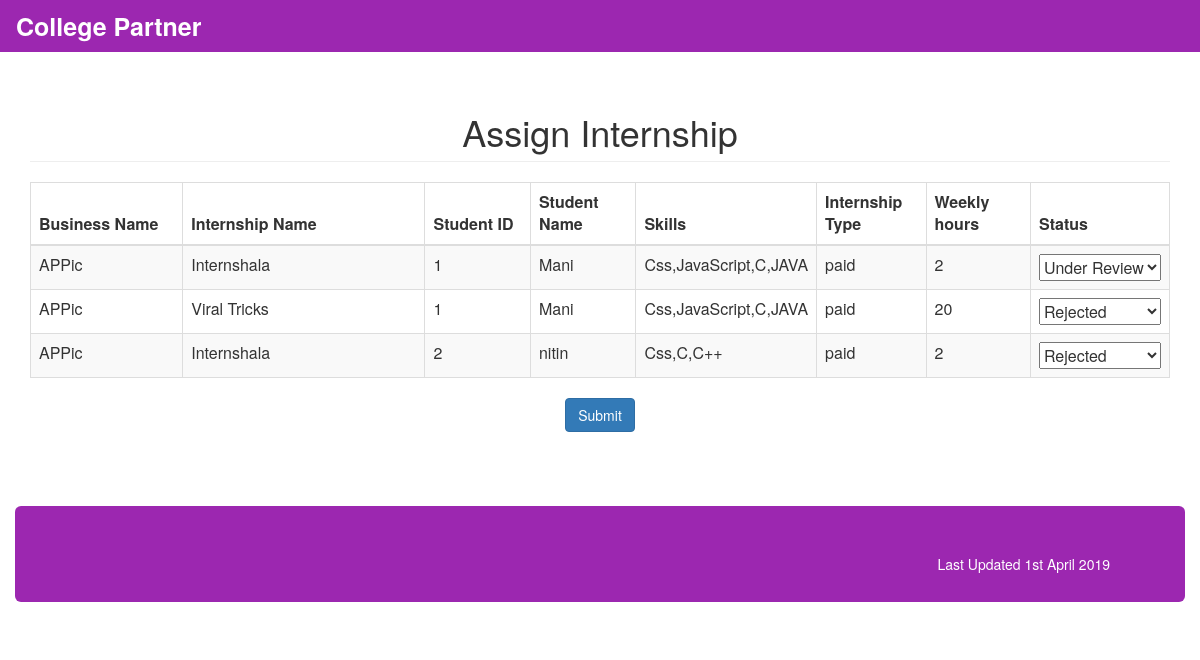
Page /admin/internship/assign_internship.php on the committed database.
### tables this page shows
CREATE TABLE IF NOT EXISTS `internship_oppurtunities` (
  `internship_id` int(11) NOT NULL,
  `business_id` int(11) NOT NULL,
  `supervisor_fname` varchar(255) NOT NULL,
  `supervisor_mname` varchar(255) DEFAULT NULL,
  `supervisor_lname` varchar(255) NOT NULL,
  `supervisor_contact` varchar(255) NOT NULL,
  `pay` double NOT NULL,
  `start_date` varchar(255) NOT NULL,
  `end_date` varchar(255) NOT NULL,
  `weekly_hours` int(11) NOT NULL,
  `job_description` varchar(255) NOT NULL,
  `internship_type` varchar(255) NOT NULL,
  `status` varchar(255) NOT NULL,
  `no_of_positions` int(11) NOT NULL,
  `internship_name` varchar(255) NOT NULL
);

CREATE TABLE IF NOT EXISTS `business` (
  `business_id` int(11) NOT NULL,
  `person_id` int(11) NOT NULL,
  `approved` varchar(255) NOT NULL,
  `business_name` varchar(255) NOT NULL
);

CREATE TABLE IF NOT EXISTS `student` (
  `person_id` int(11) NOT NULL,
  `student_id` int(11) NOT NULL,
  `student_level` varchar(255) DEFAULT NULL,
  `major` varchar(255) DEFAULT NULL
);

CREATE TABLE IF NOT EXISTS `person` (
  `person_id` int(11) NOT NULL,
  `address_id` int(11) NOT NULL,
  `first_name` varchar(255) NOT NULL,
  `middle_name` varchar(255) DEFAULT NULL,
  `last_name` varchar(255) NOT NULL,
  `email` varchar(255) NOT NULL,
  `phone` varchar(255) NOT NULL,
  `type` char(1) NOT NULL
);

CREATE TABLE IF NOT EXISTS `skill` (
  `skill_id` int(11) NOT NULL,
  `skill_name` varchar(255) NOT NULL
);

### admin/internship/assign_internship.php (the view, shortened to what this page needs)
<?php
$path = $_SERVER['DOCUMENT_ROOT'];
	require_once($path ."/common/db.php");
$sql = "
		SELECT
intern.internship_id,
intern.internship_name,
intern.internship_type,
intern.supervisor_contact,
intern.weekly_hours,
per.first_name,
stu.student_id,
b.business_name,
app.app_status
FROM internship_oppurtunities intern,application app,
student stu,person per,business b
where intern.internship_id = app.internship_id
and app.student_id = stu.student_id
and per.person_id = stu.person_id
and b.business_id=intern.business_id
";
$res1=array();
$intern_app_res= $conn->query($sql) or die(mysql_error());
while($res2 = $intern_app_res->fetch_assoc())
	$res1[] = $res2;
?>
<html>
<head>
<link rel="stylesheet" type="text/css" href="http://ajax.aspnetcdn.com/ajax/jquery.dataTables/1.9.4/css/jquery.dataTables.css">
</head>
<body>
<?php
require  $path ."/common/header3.php"; ?>
<div class="container">
<div class="row">
			<div class="col-md-12">
				<h1 class="page-header text-center">
					Assign Internship
				</h1>
			</div>
		</div>
<?php if(count($res1)!=0){ ?>
<form name="apply" id="apply" method="post" action="">
<table  id="assign" class="table table-striped table-bordered">
<thead>
<tr>
<th width="15%">Business Name</th>
<th width="25%">Internship Name</th>
<th width="10%">Student ID</th>
<th width="10%">Student Name</th>
<th width="10%">Skills</th>
<th width="10%">Internship Type</th>
<th width="10%">Weekly hours</th>
<th width="10%">Status</th>
</tr>
</thead>
 <tbody>
<?php
foreach($res1 as $data)
{
?>
<tr>
<td><?php echo $data['business_name'] ?></td>
<td><?php echo $data['internship_name'] ?></td>
<td><?php echo $data['student_id'] ?></td>
<td><?php echo $data['first_name'] ?></td>
<td><?php require_once($path ."/common/db.php");
$query_selected="select sk.skill_name from skill sk,student_skill_mapping skm where sk.skill_id=skm.skill_id and skm.student_id=".$data['student_id'];
	$result_skill=$conn->query($query_selected);
	if ($result_skill->num_rows > 0) {
		$before='';
	while ($skill_row=$result_skill->fetch_assoc()) {
		echo $before.$skill_row['skill_name'];
		$before=',';
}
}?></td>
<td><?php echo $data['internship_type'] ?></td>
<td><?php echo $data['weekly_hours'] ?></td>
<td>
<select name="status[]" >
<option value="" <?php  if($data['app_status']==null)
{
	?>selected<?php
}
	?>>Under Review</option>
<option value="N"  <?php  if($data['app_status']=='N'|| $data['app_status']=='n')
{
	?>selected<?php
}
	?>>Rejected</option>
</select>
</tr>
<?php
}
?>
  </tbody>
</table>
<div class="row">
<div class="col-md-12 text-center">
<input type="submit" name="submit" value="Submit" class="btn btn-primary">
</div>
</div>
</form>
<?php } else echo "No open Internships available."; ?>
</div>
<br><br>
<footer>
<?php require  $path . "/common/footer.php";?>
</footer>
</body>
</html>

### common/header3.php (shortened to what this page needs)
<!DOCTYPE html PUBLIC "-//W3C//DTD HTML 4.01 Transitional//EN" "http://www.w3.org/TR/html4/loose.dtd">
<html>
<head>
<?php $home_path = $_SERVER['DOCUMENT_ROOT'];?>
<link rel="stylesheet" type="text/css"
	href="<?php $home_path?>/bootstrap/css/bootstrap.css">
	<link rel="stylesheet" type="text/css"
	href="<?php $home_path?>/bootstrap/jPages.css">
	<link rel="stylesheet" type="text/css"
	href="<?php $home_path?>/bootstrap/jquery-ui.min.css">
</head>
<body>
	 <nav class="navbar navbar-static">
   <div class="container-fluid">
    <div class="navbar-header">
      <a class="navbar-brand color-white" href="/home.php" ><b>College Partner</b></a>
    </div>
      <div class="collapse navbar-collapse" id="myNavbar">
</nav>
</body>
</html>

### common/footer.php (shortened to what this page needs)
<!DOCTYPE html PUBLIC "-//W3C//DTD HTML 4.01 Transitional//EN" "http://www.w3.org/TR/html4/loose.dtd">
<html>
<head>
</head>
<body>
<br>
<div class="container-fluid">
	<div class="row ">
			<div class="col-md-12">
				<div class="jumbotron bc-color bc-font-color">
					<div class="col-md-6  bc-font-color text-left">
					</div>
					<div class="col-md-6  bc-font-color text-right">Last Updated
						1st April 2019</div>
				</div>
			</div>
		</div>
		</div>
</body>
</html>

### common/header3.php (style rules this page uses)
.navbar { background-color: #9c27b0; color: #FFFFFF; border-radius: 0px; }
.color-white { color: #FFFFFF; }
.navbar-brand { font-size: 25px; font-weight: 250; }
html { position: relative; min-height: 100%; }
body { margin-bottom: 60px; }

### common/footer.php (style rules this page uses)
.bc-color { background: #9c27b0 }
.bc-font-color { color: #FFFFFF; }

### rows in the picture
internship_oppurtunities: business.business_name "APPic", internship_name "Internshala", student.student_id "1", person.first_name "Mani", internship_type "paid", weekly_hours "2", student.student_id "2", person.first_name "nitin"
skill: skill_name "Css"
skill: before ",", skill_name "JavaScript"
skill: before ",", skill_name "C"
skill: before ",", skill_name "JAVA"
internship_oppurtunities: business.business_name "APPic", internship_name "Viral Tricks", student.student_id "1", person.first_name "Mani", internship_type "paid", weekly_hours "20"
skill: before ",", skill_name "C++"
